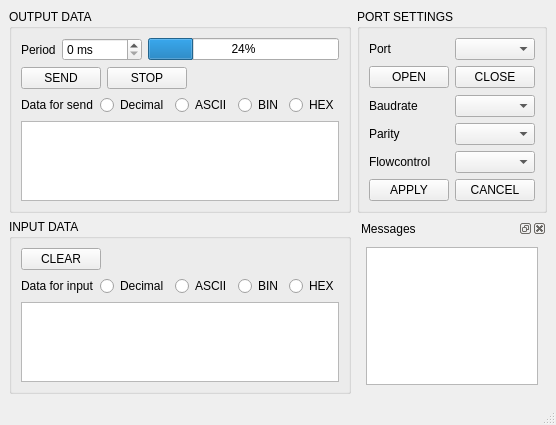
<ui version="4.0" >
 <class>MainWindow</class>
 <widget class="QMainWindow" name="MainWindow" >
  <property name="geometry" >
   <rect>
    <x>0</x>
    <y>0</y>
    <width>544</width>
    <height>425</height>
   </rect>
  </property>
  <property name="windowTitle" >
   <string>Qt_comport</string>
  </property>
  <property name="autoFillBackground" >
   <bool>false</bool>
  </property>
  <property name="locale" >
   <locale country="UnitedStates" language="English" />
  </property>
  <property name="unifiedTitleAndToolBarOnMac" >
   <bool>false</bool>
  </property>
  <widget class="QWidget" name="centralwidget" >
   <layout class="QGridLayout" name="gridLayout" >
    <item row="1" column="0" >
     <widget class="QGroupBox" name="groupBox_3" >
      <property name="sizePolicy" >
       <sizepolicy vsizetype="Preferred" hsizetype="Preferred" >
        <horstretch>5</horstretch>
        <verstretch>0</verstretch>
       </sizepolicy>
      </property>
      <property name="title" >
       <string>INPUT DATA</string>
      </property>
      <layout class="QVBoxLayout" name="verticalLayout_2" >
       <item>
        <layout class="QHBoxLayout" name="horizontalLayout_3" >
         <item>
          <widget class="QPushButton" name="bt_clear" >
           <property name="statusTip" >
            <string>Clear input data</string>
           </property>
           <property name="text" >
            <string>CLEAR</string>
           </property>
          </widget>
         </item>
         <item>
          <spacer name="horizontalSpacer_4" >
           <property name="orientation" >
            <enum>Qt::Horizontal</enum>
           </property>
           <property name="sizeHint" stdset="0" >
            <size>
             <width>308</width>
             <height>20</height>
            </size>
           </property>
          </spacer>
         </item>
        </layout>
       </item>
       <item>
        <layout class="QHBoxLayout" name="horizontalLayout_4" >
         <item>
          <widget class="QLabel" name="label_4" >
           <property name="text" >
            <string>Data for input</string>
           </property>
          </widget>
         </item>
         <item>
          <spacer name="horizontalSpacer_1" >
           <property name="orientation" >
            <enum>Qt::Horizontal</enum>
           </property>
           <property name="sizeHint" stdset="0" >
            <size>
             <width>58</width>
             <height>17</height>
            </size>
           </property>
          </spacer>
         </item>
         <item>
          <widget class="QRadioButton" name="rbt_Decin" >
           <property name="text" >
            <string>Decimal</string>
           </property>
          </widget>
         </item>
         <item>
          <widget class="QRadioButton" name="rbt_ASCIIin" >
           <property name="text" >
            <string>ASCII</string>
           </property>
          </widget>
         </item>
         <item>
          <widget class="QRadioButton" name="rbt_BINin" >
           <property name="text" >
            <string>BIN</string>
           </property>
          </widget>
         </item>
         <item>
          <widget class="QRadioButton" name="rbt_HEXin" >
           <property name="text" >
            <string>HEX</string>
           </property>
          </widget>
         </item>
        </layout>
       </item>
       <item>
        <widget class="QTextBrowser" name="textBr_inp" >
         <property name="sizePolicy" >
          <sizepolicy vsizetype="Expanding" hsizetype="Expanding" >
           <horstretch>0</horstretch>
           <verstretch>0</verstretch>
          </sizepolicy>
         </property>
        </widget>
       </item>
      </layout>
     </widget>
    </item>
    <item row="1" column="1" >
     <widget class="QDockWidget" name="dockWidgetmessage" >
      <property name="sizePolicy" >
       <sizepolicy vsizetype="Preferred" hsizetype="Preferred" >
        <horstretch>2</horstretch>
        <verstretch>0</verstretch>
       </sizepolicy>
      </property>
      <property name="maximumSize" >
       <size>
        <width>524287</width>
        <height>524287</height>
       </size>
      </property>
      <property name="autoFillBackground" >
       <bool>false</bool>
      </property>
      <property name="windowTitle" >
       <string>Messages</string>
      </property>
      <widget class="QWidget" name="dockWidgetContents" >
       <layout class="QGridLayout" name="gridLayout_2" >
        <item row="0" column="0" >
         <widget class="QTextBrowser" name="textBr_mess" />
        </item>
       </layout>
      </widget>
     </widget>
    </item>
    <item row="0" column="1" >
     <widget class="QGroupBox" name="groupBox" >
      <property name="sizePolicy" >
       <sizepolicy vsizetype="Preferred" hsizetype="Preferred" >
        <horstretch>2</horstretch>
        <verstretch>0</verstretch>
       </sizepolicy>
      </property>
      <property name="maximumSize" >
       <size>
        <width>16777215</width>
        <height>16777215</height>
       </size>
      </property>
      <property name="title" >
       <string>PORT SETTINGS</string>
      </property>
      <layout class="QVBoxLayout" name="verticalLayout_3" >
       <item>
        <layout class="QHBoxLayout" name="horizontalLayout_5" >
         <item>
          <widget class="QLabel" name="label_2" >
           <property name="text" >
            <string>Port</string>
           </property>
          </widget>
         </item>
         <item>
          <widget class="QComboBox" name="comboBox_port" />
         </item>
        </layout>
       </item>
       <item>
        <layout class="QHBoxLayout" name="horizontalLayout_7" >
         <item>
          <widget class="QPushButton" name="bt_openport" >
           <property name="statusTip" >
            <string>Open port</string>
           </property>
           <property name="text" >
            <string>OPEN</string>
           </property>
          </widget>
         </item>
         <item>
          <widget class="QPushButton" name="bt_closeport" >
           <property name="statusTip" >
            <string>Close port</string>
           </property>
           <property name="text" >
            <string>CLOSE</string>
           </property>
          </widget>
         </item>
        </layout>
       </item>
       <item>
        <spacer name="verticalSpacer" >
         <property name="orientation" >
          <enum>Qt::Vertical</enum>
         </property>
         <property name="sizeHint" stdset="0" >
          <size>
           <width>20</width>
           <height>21</height>
          </size>
         </property>
        </spacer>
       </item>
       <item>
        <layout class="QHBoxLayout" name="horizontalLayout_6" >
         <item>
          <widget class="QLabel" name="label_3" >
           <property name="text" >
            <string>Baudrate</string>
           </property>
          </widget>
         </item>
         <item>
          <widget class="QComboBox" name="comboBox_baudrate" />
         </item>
        </layout>
       </item>
       <item>
        <layout class="QHBoxLayout" name="horizontalLayout_8" >
         <item>
          <widget class="QLabel" name="label_5" >
           <property name="text" >
            <string>Parity</string>
           </property>
          </widget>
         </item>
         <item>
          <widget class="QComboBox" name="comboBox_parity" />
         </item>
        </layout>
       </item>
       <item>
        <layout class="QHBoxLayout" name="horizontalLayout_9" >
         <item>
          <widget class="QLabel" name="label_6" >
           <property name="text" >
            <string>Flowcontrol</string>
           </property>
          </widget>
         </item>
         <item>
          <widget class="QComboBox" name="comboBox_flcntrl" />
         </item>
        </layout>
       </item>
       <item>
        <layout class="QHBoxLayout" name="horizontalLayout_10" >
         <item>
          <widget class="QPushButton" name="bt_apply" >
           <property name="statusTip" >
            <string>Apply port settings</string>
           </property>
           <property name="text" >
            <string>APPLY</string>
           </property>
          </widget>
         </item>
         <item>
          <widget class="QPushButton" name="bt_cancel" >
           <property name="statusTip" >
            <string>Cancel new settings </string>
           </property>
           <property name="text" >
            <string>CANCEL</string>
           </property>
          </widget>
         </item>
        </layout>
       </item>
      </layout>
     </widget>
    </item>
    <item row="0" column="0" >
     <widget class="QGroupBox" name="groupBox_2" >
      <property name="sizePolicy" >
       <sizepolicy vsizetype="Preferred" hsizetype="Preferred" >
        <horstretch>5</horstretch>
        <verstretch>0</verstretch>
       </sizepolicy>
      </property>
      <property name="maximumSize" >
       <size>
        <width>16777215</width>
        <height>16777215</height>
       </size>
      </property>
      <property name="title" >
       <string>OUTPUT DATA</string>
      </property>
      <layout class="QVBoxLayout" name="verticalLayout" >
       <item>
        <layout class="QHBoxLayout" name="horizontalLayout_11" >
         <item>
          <widget class="QLabel" name="label_7" >
           <property name="text" >
            <string>Period</string>
           </property>
          </widget>
         </item>
         <item>
          <widget class="QSpinBox" name="spinBox_Period" >
           <property name="suffix" >
            <string> ms</string>
           </property>
           <property name="maximum" >
            <number>10000</number>
           </property>
           <property name="singleStep" >
            <number>10</number>
           </property>
          </widget>
         </item>
         <item>
          <widget class="QProgressBar" name="progressBar" >
           <property name="value" >
            <number>24</number>
           </property>
          </widget>
         </item>
        </layout>
       </item>
       <item>
        <layout class="QHBoxLayout" name="horizontalLayout_2" >
         <item>
          <widget class="QPushButton" name="bt_send" >
           <property name="statusTip" >
            <string>Send data</string>
           </property>
           <property name="text" >
            <string>SEND</string>
           </property>
          </widget>
         </item>
         <item>
          <widget class="QPushButton" name="bt_stopsend" >
           <property name="statusTip" >
            <string>Stop send</string>
           </property>
           <property name="text" >
            <string>STOP</string>
           </property>
          </widget>
         </item>
         <item>
          <spacer name="horizontalSpacer_2" >
           <property name="orientation" >
            <enum>Qt::Horizontal</enum>
           </property>
           <property name="sizeHint" stdset="0" >
            <size>
             <width>228</width>
             <height>20</height>
            </size>
           </property>
          </spacer>
         </item>
        </layout>
       </item>
       <item>
        <layout class="QHBoxLayout" name="horizontalLayout" >
         <item>
          <widget class="QLabel" name="label" >
           <property name="text" >
            <string>Data for send</string>
           </property>
          </widget>
         </item>
         <item>
          <spacer name="horizontalSpacer" >
           <property name="orientation" >
            <enum>Qt::Horizontal</enum>
           </property>
           <property name="sizeHint" stdset="0" >
            <size>
             <width>58</width>
             <height>17</height>
            </size>
           </property>
          </spacer>
         </item>
         <item>
          <widget class="QRadioButton" name="rbt_Decout" >
           <property name="text" >
            <string>Decimal</string>
           </property>
          </widget>
         </item>
         <item>
          <widget class="QRadioButton" name="rbt_ASCIIout" >
           <property name="text" >
            <string>ASCII</string>
           </property>
          </widget>
         </item>
         <item>
          <widget class="QRadioButton" name="rbt_BINout" >
           <property name="text" >
            <string>BIN</string>
           </property>
          </widget>
         </item>
         <item>
          <widget class="QRadioButton" name="rbt_HEXout" >
           <property name="text" >
            <string>HEX</string>
           </property>
          </widget>
         </item>
        </layout>
       </item>
       <item>
        <widget class="QTextEdit" name="textEd_out" />
       </item>
      </layout>
     </widget>
    </item>
   </layout>
  </widget>
  <widget class="QMenuBar" name="menubar" >
   <property name="geometry" >
    <rect>
     <x>0</x>
     <y>0</y>
     <width>544</width>
     <height>21</height>
    </rect>
   </property>
  </widget>
  <widget class="QStatusBar" name="statusbar" >
   <property name="sizeGripEnabled" >
    <bool>true</bool>
   </property>
  </widget>
 </widget>
 <tabstops>
  <tabstop>comboBox_port</tabstop>
  <tabstop>bt_openport</tabstop>
  <tabstop>bt_closeport</tabstop>
  <tabstop>comboBox_baudrate</tabstop>
  <tabstop>comboBox_parity</tabstop>
  <tabstop>comboBox_flcntrl</tabstop>
  <tabstop>bt_apply</tabstop>
  <tabstop>bt_cancel</tabstop>
  <tabstop>textEd_out</tabstop>
  <tabstop>bt_send</tabstop>
  <tabstop>bt_clear</tabstop>
  <tabstop>textBr_inp</tabstop>
  <tabstop>textBr_mess</tabstop>
 </tabstops>
 <resources/>
 <connections/>
</ui>
